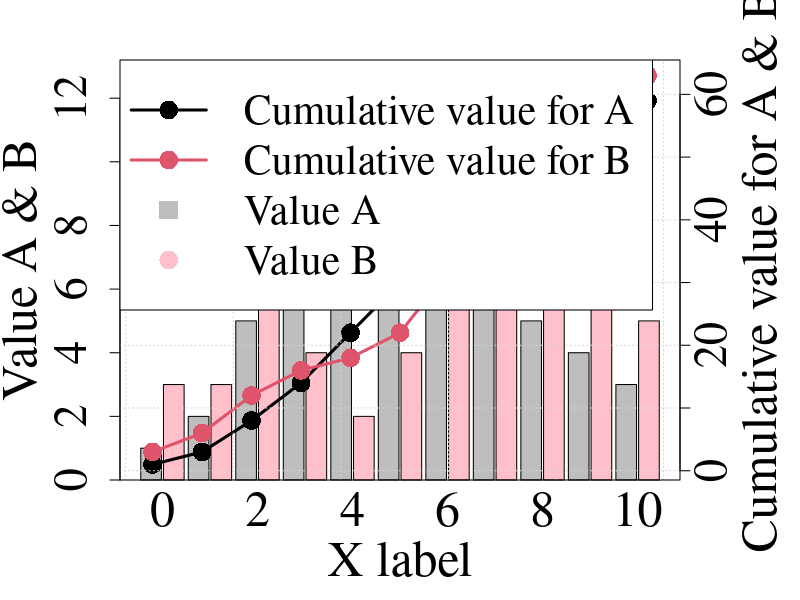

Source code (R):
#setwd("~/R_works/R_graph")

##################
## data example ##----------------------
##################
ndata1 <- 2
ndata2 <- 2

x2 <- x1 <- 0:10
da <- matrix(0,2,length(x1))
da[1,] <- c(1,2,5,6,8,8,10,7,5,4,3)
da[2,] <- c(3,3,6,4,2,4,10,12,8,6,5)  

y1 <- c() ; y2 <- c()
for(i in 1:length(x1)){
  y1[i] <- sum(da[1,1:i])
  y2[i] <- sum(da[2,1:i])
}
##---------------------------------------


##############################
## Plot parameters (defalt) ##----------------------
##############################
## parameters for lines
type <- rep("l", ndata1) # p, b or l ## Plot type 
lty <- rep(1,ndata1) ## Line type
lwd <- rep(3,ndata1) ## Line width
pch <- rep(NA,ndata1) ## Plot shape
clr1 <- 1:ndata1 ## Colors
cex <- rep(2.5,ndata1) ## Plot size

ylim1 <- range(y1) ## plot range
for(i in 1:ndata1){
  eval(parse(text=paste("yy <- y",i,sep="")))
  ylim1 <- range(ylim1, yy)
}

## parameter for bars
clr2 <- 1:nrow(da)
ylim2 <- range(range(da*1.1),0)


font <- "serif" # serif, sans or mono
cex.lab <- 3.0 ## size of labels
cex.axis <- 2.8 ## size of axes

f.grid <- T # T or F
f.box <- T # T or F

cex.leg <- 2.5

logxy <- "" # log axis ("x", "y" or "xy")
##----------------------------

######################
## Set individually ## -------------------
######################

fname <- "./figure/line-bar.png" ## figure name
p.ratio <- 0.75 ## plot ratio

names.arg <- x1 # labels of x axis

f.legend <- T # T or F
legend1 <- c("Cumulative value for A", "Cumulative value for B") # legend (line)
legend2 <- c("Value A", "Value B") # legend (bar)

p.leg <- "topleft" #Position for legend

xlab <- "X label" # label for x axis
ylab1 <- "Cumulative value for A & B"
ylab2 <- "Value A & B" # label for y axis


# If changing plot parameters, write here. 
type <- c("b","b")
pch <- c(16,16)
clr2 <- c("grey", "pink")
##------------------------------------------


##########
## Plot ##-----------------------------------
##########
png(fname, width = 1200, height = p.ratio*1000)
par(mar = c(6,6,3,6), mgp = c(4,1.5,0))
par(family=font)


dx <- x1[2]-x1[1]
barx <- barplot(
  da, beside=T, col=clr2, space=c(0.10*dx, 0.20*dx), width = dx*(0.8/ndata1), 
  ylim = ylim2, names.arg=names.arg, xlab=xlab, ylab=ylab2,
  cex.axis = cex.axis, cex.names = cex.lab, cex.lab=cex.lab)
par(new=T)

xlim <- range(barx)

for(i in 1:ndata1){
  eval(parse(text=paste("yy <- y",i,sep="")))
  
  par(new=T)
  plot(colMeans(barx), yy, xlim= xlim, ylim = ylim1, 
       xlab = "", ylab = "", 
       type=type[i], lty=lty[i], lwd=lwd[i], pch=pch[i], col=clr1[i],
       cex = cex[i], axes=F,
       log=logxy)
  par(new=T)
}
mtext(ylab1,side = 4, line = 4, cex = cex.lab)  # right y label
axis(4, cex.axis=cex.axis)


if(f.grid){grid()}
if(f.box){box()}
if(f.legend){
  legend(p.leg,legend = c(legend1,legend2), lty=c(lty,rep(0,ndata2)), 
         lwd=c(lwd,rep(0,ndata2)), pch=c(pch,15), col=c(clr1,clr2), cex=cex.leg)
}

dev.off()
##-----------------------------------------
